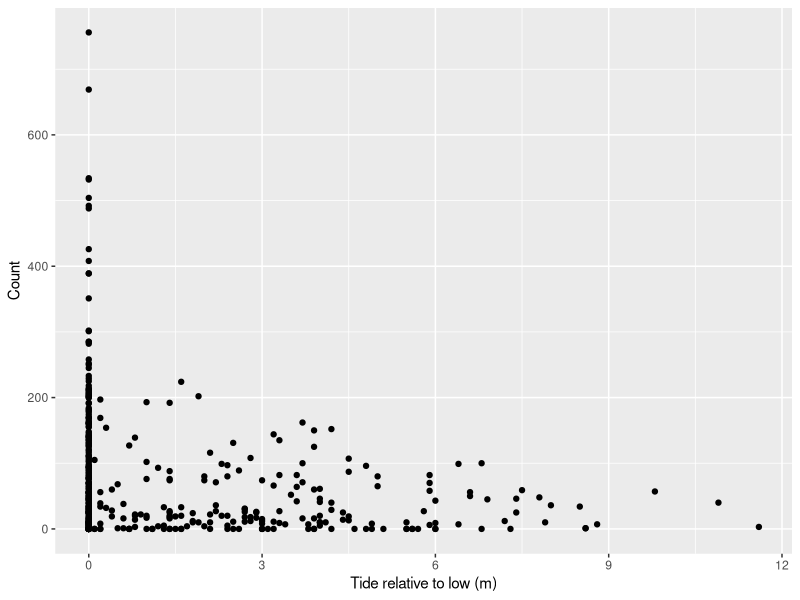
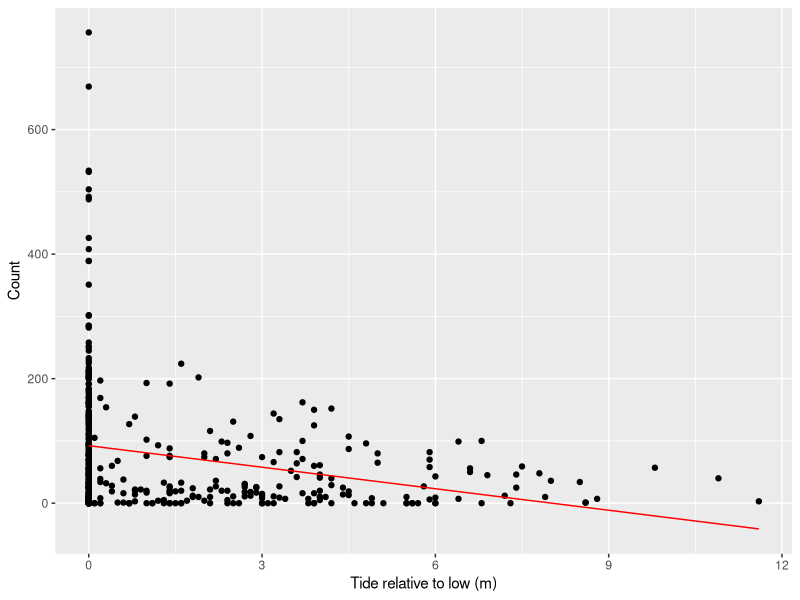
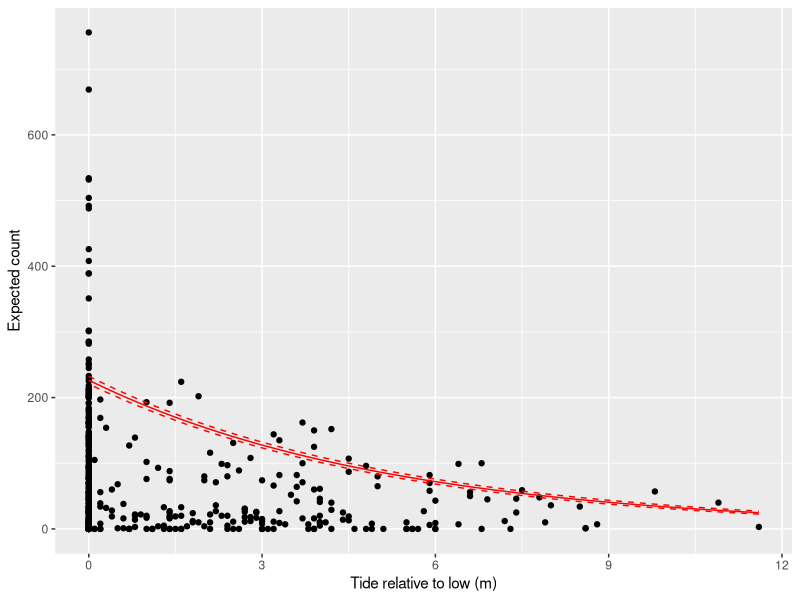
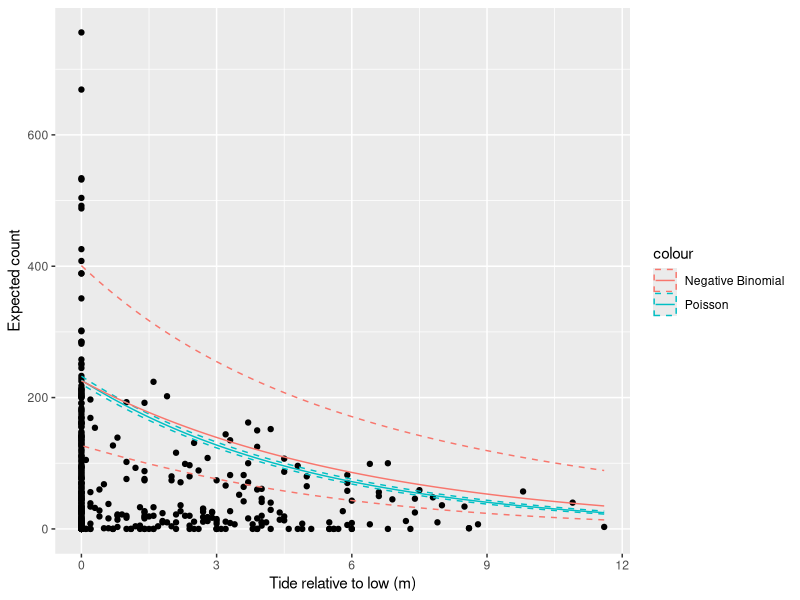
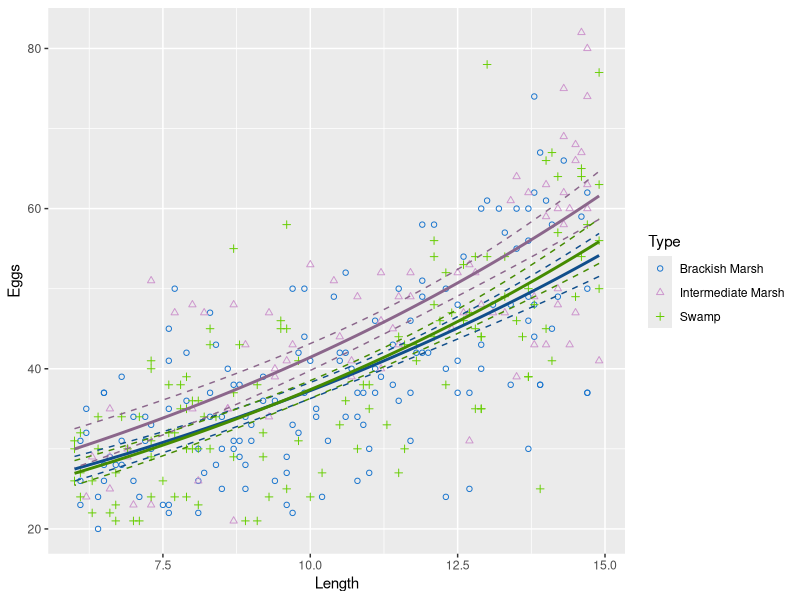

Reproduce these figures in R, in order.
## ---- chunk 1
harbordata = read.csv("harbordata.csv")
#library(FANR6750)
#data("harbordata")
## ---- chunk 2
head(harbordata)
## ---- chunk 3
library(ggplot2)
## ---- chunk 4
ggplot() +
  geom_point(data = harbordata, aes(x = Reltolow, y = Number)) +
  scale_y_continuous("Count") +
  scale_x_continuous("Tide relative to low (m)")
## ---- chunk 5
mod1 <- lm(Number~ Reltolow, data= harbordata)
summary(mod1)
## ---- chunk 6
model_pred <- predict(mod1)

ggplot() +
  geom_point(data = harbordata, aes(x = Reltolow, y = Number)) +
  geom_line(aes(harbordata$Reltolow, model_pred), color= 'red') + 
  scale_y_continuous("Count") +
  scale_x_continuous("Tide relative to low (m)")
## ---- chunk 7
fm2 <- glm(Number ~ Reltolow, family = poisson(link = "log"), data = harbordata)
summary(fm2)
## ---- chunk 8
fm3 <- glm(Number ~ substrate + Reltolow, family = poisson(link = "log"),
           data = harbordata)
summary(fm3)
## ---- chunk 9
smodel<-fm3
## ---- chunk 10
predData <- data.frame(Reltolow = seq(min(harbordata$Reltolow),
                                      max(harbordata$Reltolow), length = 10000), 
                       substrate= 'ice')

pred.link <- predict(smodel, newdata = predData, se.fit = TRUE)
predData$lambda <- exp(pred.link$fit) # exp is the inverse-link function
predData$lower <- exp(pred.link$fit - 1.96 * pred.link$se.fit)
predData$upper <- exp(pred.link$fit + 1.96 * pred.link$se.fit)

ggplot() +
  geom_point(data = harbordata, aes(x = Reltolow, y = Number)) +
  geom_path(data = predData, aes(x = Reltolow, y = lambda), color= 'red') +
  geom_ribbon(data = predData, aes(x = Reltolow, ymin = lower, ymax = upper),
              fill = NA, color = "red", linetype= 'dashed') +
  scale_x_continuous("Tide relative to low (m)") +
  scale_y_continuous("Expected count")
## ---- chunk 11
mean(harbordata$Number)
var(harbordata$Number)
## ---- chunk 12
library(MASS)
nb1 <- glm.nb(Number ~ substrate + Reltolow, data = harbordata)
summary(nb1)

predDatanb <- data.frame(Reltolow = seq(min(harbordata$Reltolow),
                                        max(harbordata$Reltolow), length = 10000),
                         substrate= 'ice')

pred.linknb <- predict(nb1, newdata = predDatanb, se.fit = TRUE)
predDatanb$lambda <- exp(pred.linknb$fit) # exp is the inverse-link function
predDatanb$lower <- exp(pred.linknb$fit - 1.96 * pred.linknb$se.fit)
predDatanb$upper <- exp(pred.linknb$fit + 1.96 * pred.linknb$se.fit)

ggplot() +
  geom_point(data = harbordata, aes(x = Reltolow, y = Number)) +
  geom_path(data = predData, aes(x = Reltolow, y = lambda, color= 'Poisson')) +
  geom_ribbon(data = predData, aes(x = Reltolow, ymin = lower,
                                   ymax = upper, color= 'Poisson'),
              fill = NA, linetype= 'dashed') +
  geom_path(data = predDatanb, aes(x = Reltolow, y = lambda,
                                   color= 'Negative Binomial')) +
  geom_ribbon(data = predDatanb, aes(x = Reltolow, ymin = lower, ymax = upper,
              color= 'Negative Binomial'), fill = NA, 
              linetype= 'dashed') +
  scale_x_continuous("Tide relative to low (m)") +
  scale_y_continuous("Expected count")
## ---- chunk 13
alligator=read.csv("alligatordata.csv")
head(alligator)
alligator$Habitat = as.factor(alligator$Habitat)
summary(alligator)

## ---- chunk 14
am_pois <- glm(Eggs ~ Length + Habitat + Length:Habitat, family = poisson(link = "log"),  data = alligator)
summary(am_pois)

am_nb <- glm.nb(Eggs ~ Length + Habitat + Length:Habitat, data = alligator)
summary(am_nb)
## ---- chunk 15
#Set up data frame for predictor data for each habitat type
predData2_brack = data.frame(Length = seq(min(alligator$Length), 
                                          max(alligator$Length),length = 10000), 
                             Habitat = as.factor('Brackish marsh'), 
                             show.legend = TRUE)

predData2_int = data.frame(Length = seq(min(alligator$Length),
                                        max(alligator$Length), length = 10000), 
                           Habitat = as.factor('Intermediate marsh'))

predData2_swamp = data.frame(Length = seq(min(alligator$Length),
                                          max(alligator$Length), length = 10000), 
                             Habitat = as.factor('Swamp'))

#Implement prediction for Brackish Marsh
pred.link2_brack <- predict(am_pois, newdata = predData2_brack, se.fit = TRUE)
predData2_brack$lambda <- exp(pred.link2_brack$fit) # exp is the inverse-link function
predData2_brack$lower <- exp(pred.link2_brack$fit - 1.96*pred.link2_brack$se.fit)
predData2_brack$upper <- exp(pred.link2_brack$fit + 1.96*pred.link2_brack$se.fit)

#Implement prediction for Intermediate Swamp
pred.link2_int <- predict(am_pois, newdata = predData2_int, se.fit = TRUE)
predData2_int$lambda <- exp(pred.link2_int$fit)
predData2_int$lower <- exp(pred.link2_int$fit - 1.96*pred.link2_int$se.fit)
predData2_int$upper <- exp(pred.link2_int$fit + 1.96*pred.link2_int$se.fit)

#Implement prediction for Swamp
pred.link2_swamp <- predict(am_pois, newdata = predData2_swamp, se.fit = TRUE)
predData2_swamp$lambda <- exp(pred.link2_swamp$fit) 
predData2_swamp$lower <- exp(pred.link2_swamp$fit - 1.96*pred.link2_swamp$se.fit)
predData2_swamp$upper <- exp(pred.link2_swamp$fit + 1.96*pred.link2_swamp$se.fit)

#Extract all data points into separate data points for each habitat type
brack_df = data.frame(alligator[which(alligator$Habitat == "Brackish marsh"), ])
int_df = data.frame(alligator[which(alligator$Habitat == "Intermediate marsh"), ])
swamp_df = data.frame(alligator[which(alligator$Habitat == "Swamp"), ])

## Begin plot
ggplot() +
#plot all data points by color
geom_point(data = brack_df, aes(x = Length, y = Eggs, color='Brackish Marsh'),
           shape=1) +
geom_point(data = int_df, aes(x = Length, y = Eggs, color='Intermediate Marsh'),
           shape=2) +
geom_point(data = swamp_df, aes(x = Length, y = Eggs, color='Swamp'), 
           shape=3) +

#plot poisson regression model and confidence intervals for Brackish Marsh 
geom_path(data = predData2_brack, aes(x = Length, y = lambda),  
          linewidth=1, color= 'dodgerblue4') +
geom_ribbon(data = predData2_brack, aes(x = Length, 
                                        ymin = lower, 
                                        ymax = upper),
            fill = NA, linewidth=0.5, color = "dodgerblue4", linetype= 'dashed') +
  
#plot poisson regression model and confidence intervals for Intermediate Marsh 
geom_path(data = predData2_int, aes(x = Length, y = lambda),
          linewidth = 1, color= 'plum4') +
geom_ribbon(data = predData2_int, aes(x = Length, 
                                      ymin = lower, 
                                      ymax = upper), 
            linewidth=0.5, fill = NA, color = "plum4", linetype= 'dashed') +
  
#plot poisson regression model and confidence intervals for Swamp 
geom_path(data = predData2_swamp, aes(x = Length, y = lambda),
          linewidth = 1, color= 'chartreuse4') +
geom_ribbon(data = predData2_swamp, aes(x = Length, 
                                        ymin = lower, 
                                        ymax = upper), 
            linewidth=0.5, fill = NA, color = "chartreuse4", linetype= 'dashed') +

#Change color of standard data for person preference and visibility
scale_color_manual(name = 'Type', 
                   values = c('Brackish Marsh' = 'dodgerblue3',
                              'Intermediate Marsh' = 'plum3',
                              'Swamp' = 'chartreuse3'))
